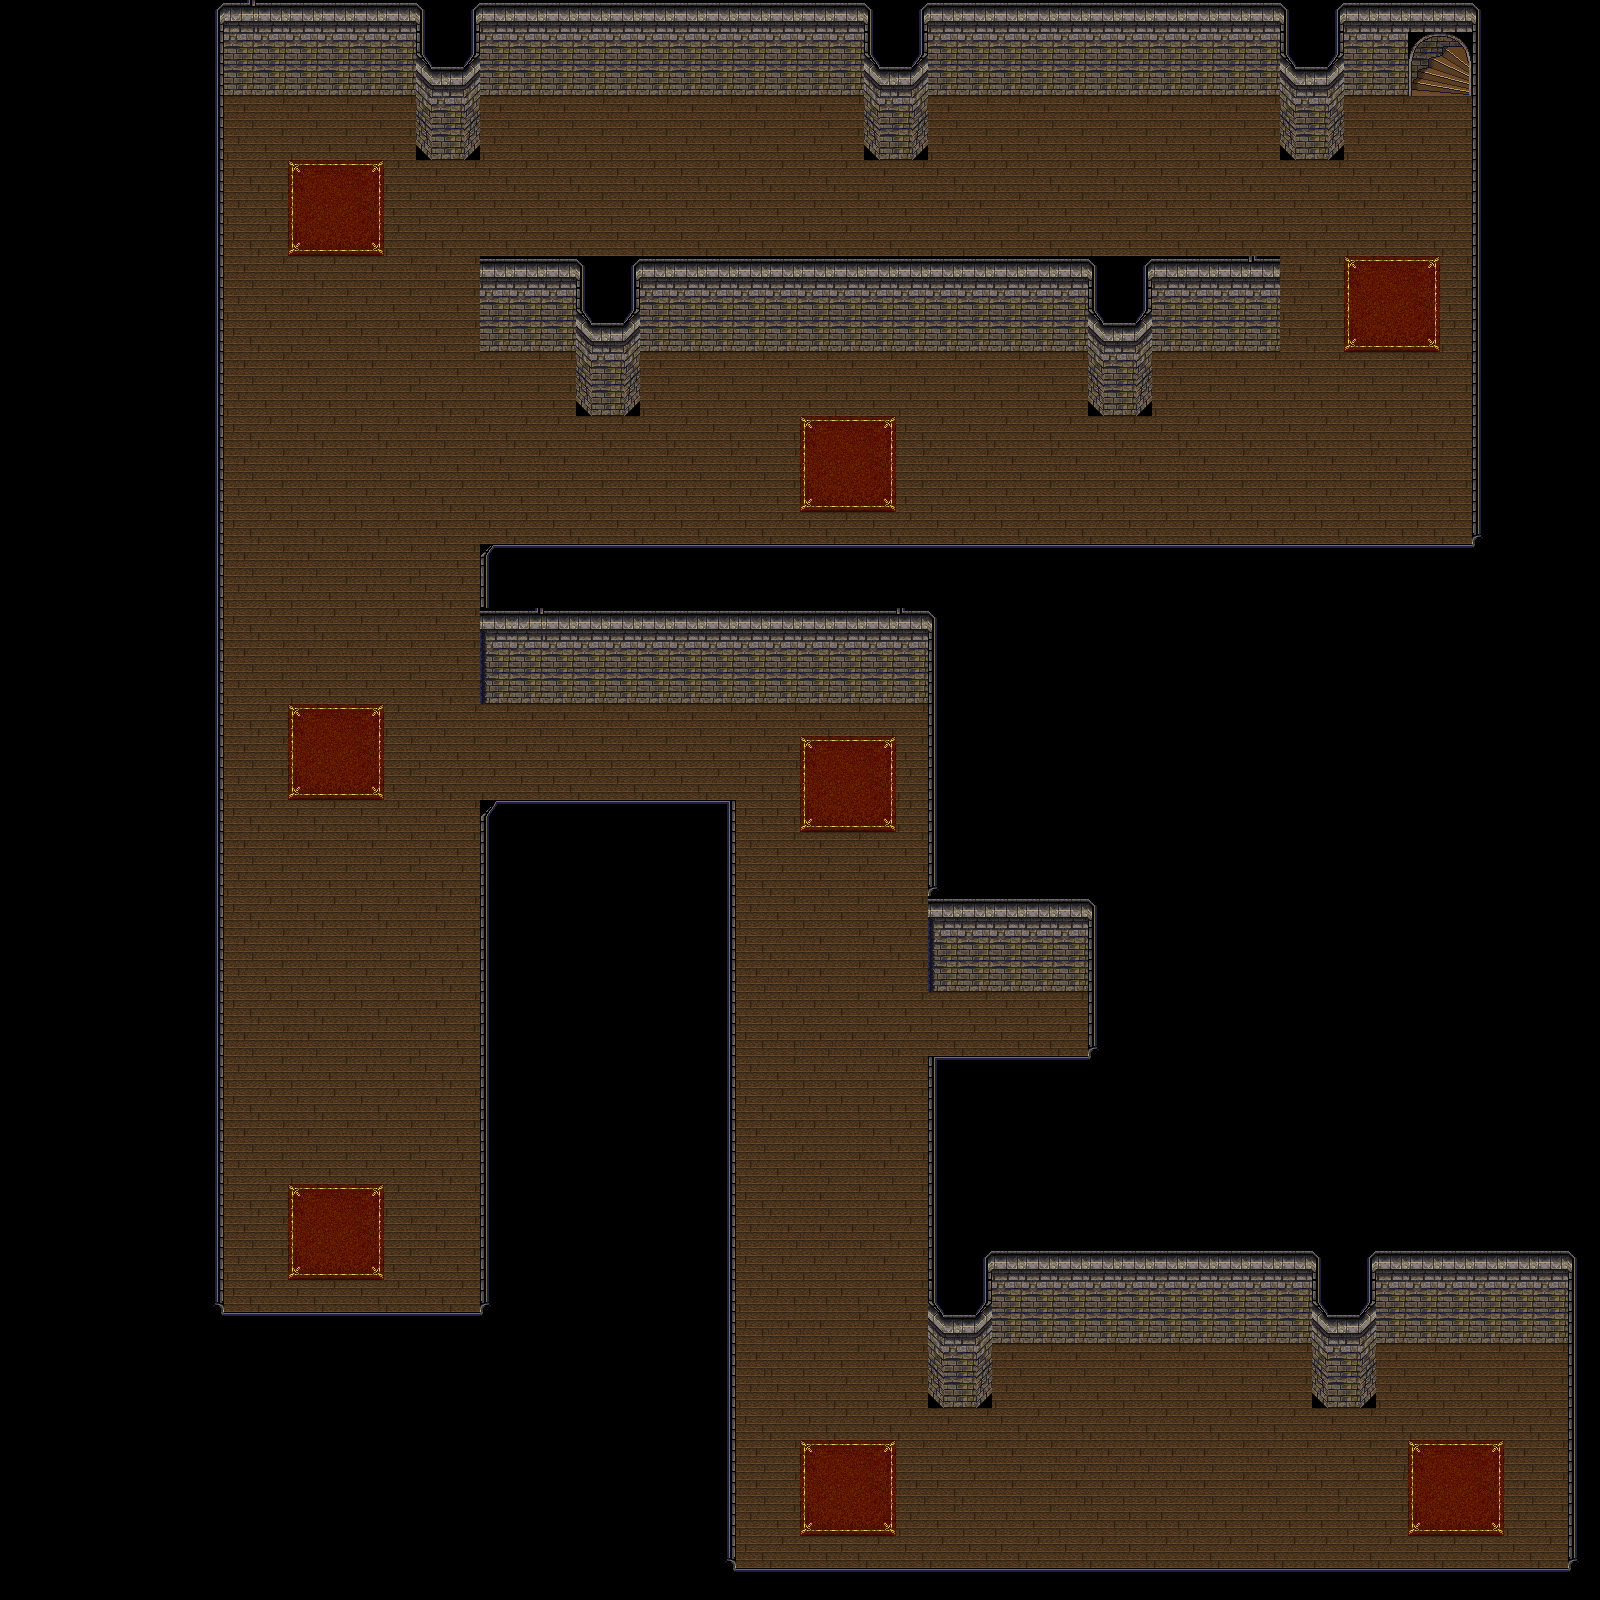

This game map was drawn from its Tiled (.tmx) file and the tilesets committed beside it. A one-line description and the trimmed map source follow:
An orthogonal 50x50 tile map with 32x32 px tiles, 1 tile layer (Base) and 50 objects (28x wall, 11x knightPatrolPosition, 6x wallLight, 3x knight, startPosition, ...).

<map version="1.0" tiledversion="1.0.3" orientation="orthogonal" renderorder="left-up" width="50" height="50" tilewidth="32" tileheight="32" nextobjectid="70">
 <tileset firstgid="1" name="stone_house_interior" tilewidth="32" tileheight="32" tilecount="256" columns="16">
  <image source="stone_house_interior.png" width="512" height="512" />
 </tileset>
 <layer name="Base" width="50" height="50">
  <data>[2500 cells, 1518 non-empty, 54 distinct tile ids]</data>
 </layer>
 <objectgroup name="CollisionObjects">
  <object id="1" type="wall" x="718.667" y="809.333" width="14.6667" height="768" />
  <object id="4" type="wall" x="484.667" y="802.667" width="14.6667" height="510.667" />
  <object id="5" type="wall" x="208.667" y="9.99983" width="14.6667" height="1304" />
  <object id="6" type="wall" x="1475.33" y="52" width="14.6667" height="493.333" />
  <object id="7" type="wall" x="931.333" y="617.333" width="14.6667" height="298.666" />
  <object id="8" type="wall" x="1091.33" y="900" width="14.6667" height="157.333" />
  <object id="9" type="wall" x="932.667" y="1070.66" width="14.6667" height="178.666" />
  <object id="10" type="wall" x="1572.67" y="1255.33" width="14.6667" height="314.666" />
  <object id="11" type="wall" x="482" y="556.666" width="14.6667" height="77.3327" />
  <object id="12" type="wall" x="478" y="255.333" width="14.6667" height="43.9997" />
  <object id="13" type="wall" x="1264.67" y="252" width="14.6667" height="46.6663" />
  <object id="14" type="wall" x="417.333" y="29.3333" width="61.3333" height="80" />
  <object id="17" type="wall" x="866.667" y="26.6667" width="61.3333" height="80" />
  <object id="18" type="wall" x="1282.67" y="25.3333" width="61.3333" height="80" />
  <object id="19" type="wall" x="577.333" y="282.667" width="61.3333" height="80" />
  <object id="20" type="wall" x="1089.33" y="284" width="61.3333" height="80" />
  <object id="21" type="wall" x="929.333" y="1276" width="61.3333" height="80" />
  <object id="22" type="wall" x="1314.67" y="1276" width="61.3333" height="80" />
  <object id="23" type="wall" x="484" y="636" width="454.667" height="12" />
  <object id="25" type="wall" x="928.667" y="926" width="172" height="12" />
  <object id="26" type="wall" x="988.667" y="1267.34" width="580" height="12" />
  <object id="27" type="wall" x="734" y="1574" width="849.334" height="12" />
  <object id="28" type="wall" x="930" y="1062" width="165.334" height="9.33333" />
  <object id="29" type="wall" x="499.333" y="804.667" width="233.334" height="12" />
  <object id="30" type="wall" x="224.667" y="1318" width="258.667" height="12" />
  <object id="31" type="wall" x="499.333" y="547.333" width="973.334" height="12" />
  <object id="32" type="wall" x="500.667" y="252.667" width="761.334" height="42.6667" />
  <object id="33" type="wall" x="227.333" y="32.6667" width="1180" height="12" />
 </objectgroup>
 <objectgroup name="ObjectPositions">
  <object id="36" name="start" type="startPosition" x="1468" y="1468" />
  <object id="37" name="end" type="stairs" x="1408" y="37.3333" width="64" height="24" />
  <object id="41" type="wallLight" x="826.667" y="649.333" rotation="-0.320085" />
  <object id="42" type="wallLight" x="336" y="1316" rotation="-0.320085" />
  <object id="43" type="wallLight" x="1164" y="1284" rotation="-0.320085" />
  <object id="44" type="wallLight" x="873.333" y="300" rotation="-0.320085" />
  <object id="45" type="wallLight" x="665.333" y="45.3334" rotation="-0.320085" />
  <object id="46" type="wallLight" x="1469.44" y="226.465" width="15.6646" height="23.1579" rotation="-0.320085" />
  <object id="47" name="knightOne" type="knight" x="845.333" y="1468" />
  <object id="49" name="knightTwo" type="knight" x="340" y="1101.33" />
  <object id="50" name="knightThree" type="knight" x="604" y="478.667" />
  <object id="53" name="positionTwo" type="knightPatrolPosition" x="833.333" y="1473.33" width="32" height="29.3333">
   <properties>
    <property name="knightNumber" type="int" value="1" />
    <property name="positionNumber" type="int" value="2" />
   </properties>
  </object>
  <object id="57" name="positionOne" type="knightPatrolPosition" x="830.667" y="1016" width="32" height="29.3333">
   <properties>
    <property name="knightNumber" type="int" value="1" />
    <property name="positionNumber" type="int" value="1" />
   </properties>
  </object>
  <object id="59" name="positionTwo" type="knightPatrolPosition" x="317.333" y="1218.67" width="32" height="29.3333">
   <properties>
    <property name="knightNumber" type="int" value="2" />
    <property name="positionNumber" type="int" value="2" />
   </properties>
  </object>
  <object id="60" name="positionOne" type="knightPatrolPosition" x="321.334" y="721.334" width="32" height="29.3333">
   <properties>
    <property name="knightNumber" type="int" value="2" />
    <property name="positionNumber" type="int" value="1" />
   </properties>
  </object>
  <object id="62" name="positionOne" type="knightPatrolPosition" x="1374.67" y="449.333" width="32" height="29.3333">
   <properties>
    <property name="knightNumber" type="int" value="3" />
    <property name="positionNumber" type="int" value="1" />
   </properties>
  </object>
  <object id="63" name="positionTwo" type="knightPatrolPosition" x="1374.67" y="168" width="32" height="29.3333">
   <properties>
    <property name="knightNumber" type="int" value="3" />
    <property name="positionNumber" type="int" value="2" />
   </properties>
  </object>
  <object id="64" name="positionThree" type="knightPatrolPosition" x="414.667" y="174.667" width="32" height="29.3333">
   <properties>
    <property name="knightNumber" type="int" value="3" />
    <property name="positionNumber" type="int" value="3" />
   </properties>
  </object>
  <object id="65" name="positionFour" type="knightPatrolPosition" x="414.667" y="446.667" width="32" height="29.3333">
   <properties>
    <property name="knightNumber" type="int" value="3" />
    <property name="positionNumber" type="int" value="4" />
   </properties>
  </object>
  <object id="66" name="positionFour" type="knightPatrolPosition" x="833.333" y="724" width="32" height="29.3333">
   <properties>
    <property name="knightNumber" type="int" value="2" />
    <property name="positionNumber" type="int" value="4" />
   </properties>
  </object>
  <object id="67" name="positionThree" type="knightPatrolPosition" x="320" y="721.333" width="32" height="29.3333">
   <properties>
    <property name="knightNumber" type="int" value="2" />
    <property name="positionNumber" type="int" value="3" />
   </properties>
  </object>
  <object id="68" name="positionFive" type="knightPatrolPosition" x="321.333" y="714.667" width="32" height="29.3333">
   <properties>
    <property name="knightNumber" type="int" value="2" />
    <property name="positionNumber" type="int" value="5" />
   </properties>
  </object>
 </objectgroup>
</map>
